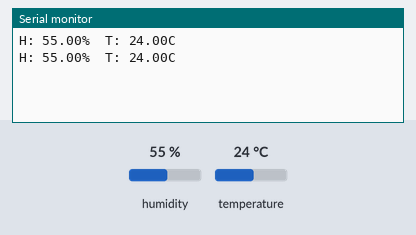
Simulated run of this sketch. Board: Arduino Uno, built with avr-gcc and run on an emulated ATmega328P. On the bench: the last lines printed to the serial monitor. The inputs (shaded band) are chosen by the test bench; at power-on: humidity 55 %, temperature 24 °C.

Above: at 3.2 s.
3.3 s: humidity set to 22 %
At 4.8 s:
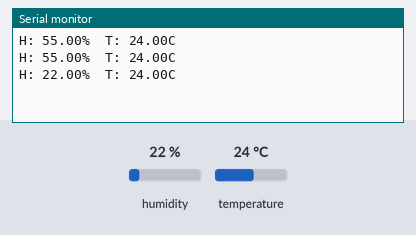
6.0 s: temperature set to 12 °C
At 6.4 s:
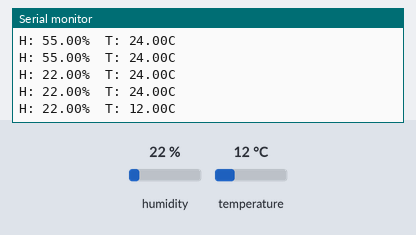
8.7 s: humidity set to 40 %
At 9.5 s:
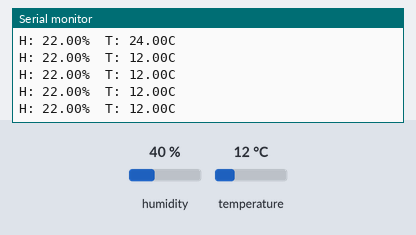
Timing chart, 0 to 11.7 s (numbered marks = the images above; inputs shaded):
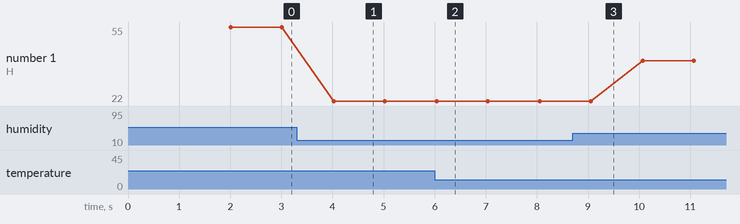

Measured:
- after the input at 3.3 s, the serial monitor: prints a new line after 0.72 s (image 1)
- after the input at 6.0 s, the serial monitor: prints a new line at once (image 2)
- plotted number 1: 55 → 22 after the input at 3.3 s, 22 → 40 after the input at 8.7 s

The sketch:

tester.ino
```cpp
#include "DHT.h"
#include <SoftwareSerial.h>
#define DHTPIN 2
// Uncomment whatever type you're using!
//#define DHTTYPE DHT11 // DHT 11
#define DHTTYPE DHT22 // DHT 22 (AM2302), AM2321
//#define DHTTYPE DHT21 // DHT 21 (AM2301)
SoftwareSerial espSerial(5, 6);
DHT dht(DHTPIN, DHTTYPE);
String str;
void setup(){
Serial.begin(115200);
espSerial.begin(115200);
dht.begin();
delay(2000);
}
void loop()
{
float h = dht.readHumidity();
// Read temperature as Celsius (the default)
float t = dht.readTemperature();
Serial.print("H: ");
Serial.print(h);
Serial.print("% ");
Serial.print(" T: ");
Serial.print(t);
Serial.println("C");
str =String("coming from arduino: ")+String("H= ")+String(h)+String("T= ")+String(t);
espSerial.println(str);
delay(1000);
}
```

merging_servo_and_ultrasound_sensor.ino
```cpp
// // servo start

// #include <Servo.h>
// Servo Myservo;
// int pos;
// bool ArraysInitialized = false;
// bool warningLED = false;
// bool BuzzerBeeping = true;
// bool servo_Rotaion = true;
// int d1[19];
// int d2[19];
// // servo end
// int choice = 0;
// int delayed = 10;
// int input_timeout = 10000;
// // Ultrasound start
// int critical_zone = 25;
// int critical_zone_buzzer = 4;

// int rotation_speed_delay = 30; // angle (++ or --) after (rotation_speed)ms
// // so increasing it will slow down rotation speed

// int warning_zone = 50;
// int warning_zone_Led = 6;

// int alarm_time = 2000;
// int temp_alrm_time = alarm_time;
// int display_reading_after = 10; //  (180/display_reading_after) = x,(18)
//                                 //  so after 10 degree readings will be printed
// #define echoPin 12              //  attach pin D2 Arduino to pin Echo of HC-SR04
// #define trigPin 11              // attach pin D3 Arduino to pin Trig of HC-SR04

// #define echoPin2 9  //  attach pin D2 Arduino to pin Echo of HC-SR04
// #define trigPin2 10 // attach pin D3 Arduino to pin Trig of HC-SR04

// long duration; // variable for the duration of sound wave travel
// int distance;  // variable for the distance measurement

// long duration2; // variable for the duration of sound wave travel
// int distance2;  // variable for the distance measurement
// // ultrasound end

// void inputHandler(int choice) {
//   Serial.println("input Handler call");
//   // choice = Serial.parseInt();
//   // choice = getString().toInt();
//   if (choice == 1) {
//     Serial.println("Changing setting....");
//     Serial.println("Avaiable variable to change : ");
//     Serial.println("1: critical_zone ," + String(critical_zone));
//     Serial.println("2: warning_zone ," + String(warning_zone));
//     Serial.println("3: alarm_time ," + String(alarm_time));
//     Serial.println("4: input_timeout ," + String(input_timeout));
//     Serial.println("5: rotation_speed_delay ," + String(rotation_speed_delay));
//     // Serial.println("6: display_reading_after ," +
//     // String(display_reading_after));

//     choice = getString().toInt();
//     Serial.println("we got : " + String(choice));
//     if (choice == 1) {
//       // Serial.println("old value : " + String(critical_zone));
//       choise_handler(&critical_zone);
//       // Serial.println("new value: " + String(critical_zone));
//     } else if (choice == 2) {
//       choise_handler(&warning_zone);
//     } else if (choice == 3) {
//       choise_handler(&alarm_time);
//     } else if (choice == 4) {
//       choise_handler(&input_timeout);
//     } else if (choice == 5) {
//       choise_handler(&rotation_speed_delay);
//     }
//     // if (choice == 1) {
//     //   Serial.println("Old value of critical_zone = " + critical_zone);
//     //   Serial.println("Enter new value : ");
//     //   choice = getint();
//     // }
//   } else if (choice == 2) {
//     Serial.println("Direct call...");
//     Serial.println("Enter 1 for LED  ");
//     Serial.println("Enter 2 for Buzzer ");
//     Serial.println("Enter 3 for Servo operations ");
//     choice = getString().toInt();
//     if (choice == 1) {
//       Serial.println("Enter 1 enable warning led blynk ");
//       Serial.println("Enter 2 disable warning led blynk ");
//       Serial.println("Enter 3 Turn LED on ");
//       Serial.println("Enter 4 Turn LED off ");
//       choice = getString().toInt();
//       if (choice == 1) {
//         warningLED = true;
//       } else if (choice == 2) {
//         warningLED = false;
//       } else if (choice == 3) {
//         digitalWrite(warning_zone_Led, HIGH);
//       } else if (choice == 4) {
//         digitalWrite(warning_zone_Led, LOW);
//       }
//     } else if (choice == 2) {
//       Serial.println("Enter 1 to Turn Buzzer on ");
//       Serial.println("Enter 2 to turn onbeeping  ");
//       Serial.println("Enter 3 to force off Buzzer  ");
//       choice = getString().toInt();
//       if (choice == 1) {
//         Serial.println("Enter delay time ");
//         choice = getString().toInt();
//         digitalWrite(critical_zone_buzzer, HIGH);
//         delay(choice);
//         digitalWrite(critical_zone_buzzer, LOW);
//       } else if (choice == 2) {
//         BuzzerBeeping = true;
//       } else if (choice == 3) {
//         BuzzerBeeping = false;
//       }
//     } else if (choice == 3) {
//       Serial.println("Enter 1 to stop servo_Rotaion");
//       Serial.println("Enter 2 to Start servo_Rotaion");
//       choice = getString().toInt();
//       if (choice == 1) {
//         servo_Rotaion = false;
//       } else if (choice == 2) {
//         servo_Rotaion = true;
//       }
//     }
//   }
//   choice = 0;
//   Serial.println("Handler out");
// }
// void setup() {
//   pinMode(LED_BUILTIN, OUTPUT);
//   Myservo.attach(2);
//   pinMode(warning_zone_Led, OUTPUT);
//   pinMode(critical_zone_buzzer, OUTPUT);
//   pinMode(trigPin, OUTPUT); // Sets the trigPin as an OUTPUT
//   pinMode(echoPin, INPUT);  // Sets the echoPin as an INPUT

//   pinMode(trigPin2, OUTPUT); // Sets the trigPin as an OUTPUT
//   pinMode(echoPin2, INPUT);  // Sets the echoPin as an INPUT
//   Serial.begin(
//       9600); // // Serial Communication is starting with 9600 of baudrate speed
//   Serial.println(
//       "Ultrasonic Sensor HC-SR04 Test"); // print some text in Serial Monitor
//   Serial.println("with Arduino UNO R3");
// }
// void loop() {
//   if (Serial.available() >= 1) {
//     choice = Serial.parseInt();
//     if (choice >= 1) {
//       inputHandler(choice);
//     }
//   }
//   servoRotation();
//   // Clears the trigPin condition
//   update_distance(false);

//   //  check_warning_distance();
//   //  check_critical_distance();2
//   temp_alrm_time = alarm_time;
// }
// void servoRotation() {

//   if (servo_Rotaion) {
//     delay(300);
//   }
//   for (pos = 0; pos <= 180; pos++) {
//     if (Serial.available() >= 1) {
//       choice = Serial.parseInt();
//       if (choice >= 1) {
//         inputHandler(choice);
//       }
//     }
//     if (servo_Rotaion) {
//       Myservo.write(pos);
//       delay(rotation_speed_delay);
//     }
//     if (pos % display_reading_after == 0) {
//       blynk(20);
//       if (servo_Rotaion) {
//         Serial.print("Angle : " + String(pos) + " -> ");
//       }
//       update_distance(true);
//     }
//   }
//   if (servo_Rotaion) {
//     delay(300);
//   }
//   for (pos = 180; pos >= 0; pos--) {
//     if (Serial.available() >= 1) {
//       choice = Serial.parseInt();
//       if (choice >= 1) {
//         inputHandler(choice);
//       }
//     }
//     if (servo_Rotaion) {
//       Myservo.write(pos);
//       delay(rotation_speed_delay);
//     }
//     if (pos % display_reading_after == 0) {
//       blynk(20);
//       if (servo_Rotaion) {
//         Serial.print("Angle : " + String(pos) + " -> ");
//       }
//       update_distance(true);
//     }
//   }
//   if (!ArraysInitialized) {
//     ArraysInitialized = true;
//     Serial.println("data in array is");

//     int ijk = 0;
//     Serial.print("D1 : ");
//     for (; ijk < 18; ijk++) {
//       Serial.print(String(d1[ijk])+",");
//     }
//     Serial.println("");

//     ijk = 0;
//     Serial.print("D2 : ");
//     for (; ijk < 18; ijk++) {
//       Serial.print(String(d2[ijk])+",");
//     }
//     Serial.println("");
//   }
// }
// void update_distance(bool check) {
//   digitalWrite(trigPin, LOW);
//   delayMicroseconds(2);
//   digitalWrite(trigPin, HIGH);
//   delayMicroseconds(10);
//   digitalWrite(trigPin, LOW);
//   duration = pulseIn(echoPin, HIGH);
//   distance = duration * 0.034 / 2;

//   digitalWrite(trigPin2, LOW);
//   delayMicroseconds(2);
//   digitalWrite(trigPin2, HIGH);
//   delayMicroseconds(10);
//   digitalWrite(trigPin2, LOW);
//   duration2 = pulseIn(echoPin2, HIGH);
//   distance2 = duration2 * 0.034 / 2;

//   Serial.print("D1 : ");
//   Serial.print(distance / 2.54);
//   Serial.print(", D2 : ");
//   Serial.print(distance2 / 2.54);
//   Serial.println(" in");

//   if (!ArraysInitialized && check) { // initializing arrays
//     // Serial.print("Angle : " + String(pos));
//     // Serial.println(", index : " + String(pos / display_reading_after));
//     d1[pos / display_reading_after] = (distance / 2.54);
//     d2[pos / display_reading_after] = (distance2 / 2.54);
//   }
// }
// void check_critical_distance() {
//   update_distance(false);
//   if ((distance / 2.54) < critical_zone) {
//     Serial.print("Critical distance");
//     beep();
//   }
// }
// void check_warning_distance() {
//   update_distance(false);
//   if ((distance / 2.54) < warning_zone) {
//     Serial.print("warning distance");
//     // int temp_alrm_time = warn_for;
//     for (; temp_alrm_time > 0; temp_alrm_time -= 200) {
//       digitalWrite(warning_zone_Led, HIGH);
//       delay(100);
//       check_critical_distance();
//       digitalWrite(warning_zone_Led, LOW);
//       delay(100);
//       check_critical_distance();
//     }
//   }
// }
// void beep() {
//   //   int temp_alrm_time = beep_for;
//   digitalWrite(warning_zone_Led, HIGH);
//   for (; temp_alrm_time > 0;
//        temp_alrm_time -= 400) { // decrement should be 100 (50(HIGH)+50(LOW))
//     // but i use 400 to finish it earlier
//     if (BuzzerBeeping) {
//       digitalWrite(critical_zone_buzzer, HIGH);
//     }
//     delay(50);
//     digitalWrite(critical_zone_buzzer, LOW);
//     delay(50);
//   }
//   digitalWrite(warning_zone_Led, LOW);
// }
// void blynk(int defined_delay) {
//   digitalWrite(LED_BUILTIN,
//                HIGH);             // turn the LED on (HIGH is the voltage level)
//   delay(defined_delay);           // wait for a second
//   digitalWrite(LED_BUILTIN, LOW); // turn the LED off by making the voltage LOW
//   // delay(1000);
//   if (warningLED) {
//     digitalWrite(warning_zone_Led, HIGH);
//     delay(defined_delay);
//     digitalWrite(warning_zone_Led, LOW);
//   }
// }
// String getString() {
//   String sdata = "";
//   char ch = '0';
//   bool condit = true;
//   while (condit) {

//     // if (Serial.available() > 0)
//     // {
//     ch = Serial.read(); // get the character
//     delay(20);
//     if ((ch >= 'a' && ch <= 'z') || (ch >= 'A' && ch <= 'Z') ||
//         (ch >= '0' && ch <= '9') || (ch == '=')) {
//       sdata += ch;
//     } else if (ch == '!') {
//       Serial.println("Bypassed");
//       loop();
//     } else if (ch == '.') {
//       // Serial.print("Sr we got ");
//       // Serial.println(sdata);
//       condit = false;
//       delay(100);
//       // FileNameLoop = sdata;
//     } else if (ch == ',') {
//       Serial.println("Str cleared\n");
//       sdata = "";
//       // Print(sdata);
//       // condit = false;
//       // FileNameLoop = sdata;
//     }
//     // }
//   }
//   return sdata;
// }
// void choise_handler(int *p) {
//   Serial.print("Enter new value : ");
//   int newvalue = getString().toInt();
//   Serial.println(newvalue);
//   Serial.print("Value Changed : " + String(*p) + "-->");
//   *p = newvalue;
//   Serial.println(String(*p));
//   // Serial.println("new value : " + String(*p));
// }
```

pin_test.ino
```cpp
// int pin2 = 4;//buzzer
// int pin4 = 6;//led
// // int pin1 = 3;
// // int pin3 = 5;
// // int pin5 = 7;
// // int pin6 = 8;
// void setup() {
//   Serial.begin(9600);
//   pinMode(pin4, OUTPUT);
//   pinMode(pin6, OUTPUT);
// //   pinMode(pin1, OUTPUT);
// //   pinMode(pin2, OUTPUT);
// //   pinMode(pin3, OUTPUT);
// //   pinMode(pin5, OUTPUT);
//   delay(2000);
//   Serial.println("count_Down...");

// //   Serial.println("pin 3 on");
// //   digitalWrite(pin1, HIGH);
// //   delay(3000);
// //   Serial.println("pin 3 off");
// //   digitalWrite(pin1, LOW);
// //   delay(500);

//   Serial.println("Buzzer on");//buzzer
//   digitalWrite(pin2, HIGH);
//   delay(500);
//   Serial.println("BUzzer off");
//   digitalWrite(pin2, LOW);
//   delay(500);

// //   Serial.println("pin 5 on");
// //   digitalWrite(pin3, HIGH);
// //   delay(3000);
// //   Serial.println("pin 5 off");
// //   digitalWrite(pin3, LOW);
// //   delay(500);

//   Serial.println("LED on");//led
//   digitalWrite(pin4, HIGH);
//   delay(3000);
//   Serial.println("LED off");
//   digitalWrite(pin4, LOW);
//   delay(500);

// //   Serial.println("pin 7 on");
// //   digitalWrite(pin5, HIGH);
// //   delay(3000);
// //   Serial.println("pin 7 off");
// //   digitalWrite(pin5, LOW);
// //   delay(500);

// //   Serial.println("pin 8 on");
// //   digitalWrite(pin6, HIGH);
// //   delay(3000);
// //   Serial.println("pin 8 off");
// //   digitalWrite(pin6, LOW);
// //   delay(500);
// }
// void loop() {}
```

servo.ino
```cpp
// #include<Servo.h>
// Servo Myservo;
// int pos;
// void setup()
// {
// Myservo.attach(2);
// }

// void loop()
// {


// for(pos=0;pos<=180;pos++){
// Myservo.write(pos);
// delay(10);
// }
//   delay(100);

//   for(pos=180;pos>=0;pos--){
// Myservo.write(pos);
// delay(10);
// }
//   delay(100);

// }
```

ultraSound.ino
```cpp
// int critical_zone = 25;
// int critical_zone_buzzer = 4;

// int warning_zone = 50;
// int warning_zone_Led = 5;

// #define alarm_time 2000;
// int temp_alrm_time = alarm_time;
// // temp_alrm_time = alarm_time;
// #define echoPin 12 //  attach pin D2 Arduino to pin Echo of HC-SR04
// #define trigPin 11  // attach pin D3 Arduino to pin Trig of HC-SR04

// #define echoPin2 9 //  attach pin D2 Arduino to pin Echo of HC-SR04
// #define trigPin2 10  // attach pin D3 Arduino to pin Trig of HC-SR04

// // defines variables
// long duration;  // variable for the duration of sound wave travel
// int distance;   // variable for the distance measurement

// long duration2;  // variable for the duration of sound wave travel
// int distance2;   // variable for the distance measurement

// void setup() {
//   pinMode(warning_zone_Led, OUTPUT);
//   pinMode(critical_zone_buzzer, OUTPUT);
//   pinMode(trigPin, OUTPUT);  // Sets the trigPin as an OUTPUT
//   pinMode(echoPin, INPUT);   // Sets the echoPin as an INPUT

//   pinMode(trigPin2, OUTPUT);  // Sets the trigPin as an OUTPUT
//   pinMode(echoPin2, INPUT);   // Sets the echoPin as an INPUT
//   Serial.begin(
//     9600);  // // Serial Communication is starting with 9600 of baudrate speed
//   Serial.println(
//     "Ultrasonic Sensor HC-SR04 Test");  // print some text in Serial Monitor
//   Serial.println("with Arduino UNO R3");
// }
// void loop() {
//   // Clears the trigPin condition
//   update_distance();
//   Serial.print("Distance 1 : ");
//   Serial.print(distance / 2.54);
//   Serial.print(", Distance 2 : ");
//   Serial.print(distance2 / 2.54);
//   Serial.println(" inches");
// //  check_warning_distance();
// //  check_critical_distance();2
//   temp_alrm_time = alarm_time;
// }
// void update_distance() {
//   digitalWrite(trigPin, LOW);
//   delayMicroseconds(2);
//   digitalWrite(trigPin, HIGH);
//   delayMicroseconds(10);
//   digitalWrite(trigPin, LOW);
//   duration = pulseIn(echoPin, HIGH);
//   distance = duration * 0.034 / 2;

//   digitalWrite(trigPin2, LOW);
//   delayMicroseconds(2);
//   digitalWrite(trigPin2, HIGH);
//   delayMicroseconds(10);
//   digitalWrite(trigPin2, LOW);
//   duration2 = pulseIn(echoPin2, HIGH);
//   distance2 = duration2 * 0.034 / 2;

// }
// void check_critical_distance() {
//   update_distance();
//   if ((distance / 2.54) < critical_zone) {
//     Serial.print("Critical distance");
//     beep();
//   }
// }
// void check_critical_distance() {
//   update_distance();
//   if ((distance / 2.54) < critical_zone) {
//     Serial.print("Critical distance");
//     beep();
//   }
// }
// void check_warning_distance() {
//   update_distance();
//   if ((distance / 2.54) < warning_zone) {
//     Serial.print("warning distance");
//     // int temp_alrm_time = warn_for;
//     for (; temp_alrm_time > 0; temp_alrm_time -= 200) {
//       digitalWrite(warning_zone_Led, HIGH);
//       delay(100);
//       check_critical_distance();
//       digitalWrite(warning_zone_Led, LOW);
//       delay(100);
//       check_critical_distance();
//     }
//   }
// }
// void beep() {
//   //   int temp_alrm_time = beep_for;
//   digitalWrite(warning_zone_Led, HIGH);
//   for (; temp_alrm_time > 0; temp_alrm_time -= 400) {
//     digitalWrite(critical_zone_buzzer, HIGH);
//     delay(200);
//     digitalWrite(critical_zone_buzzer, LOW);
//     delay(200);
//   }
//   digitalWrite(warning_zone_Led, LOW);
// }
```
